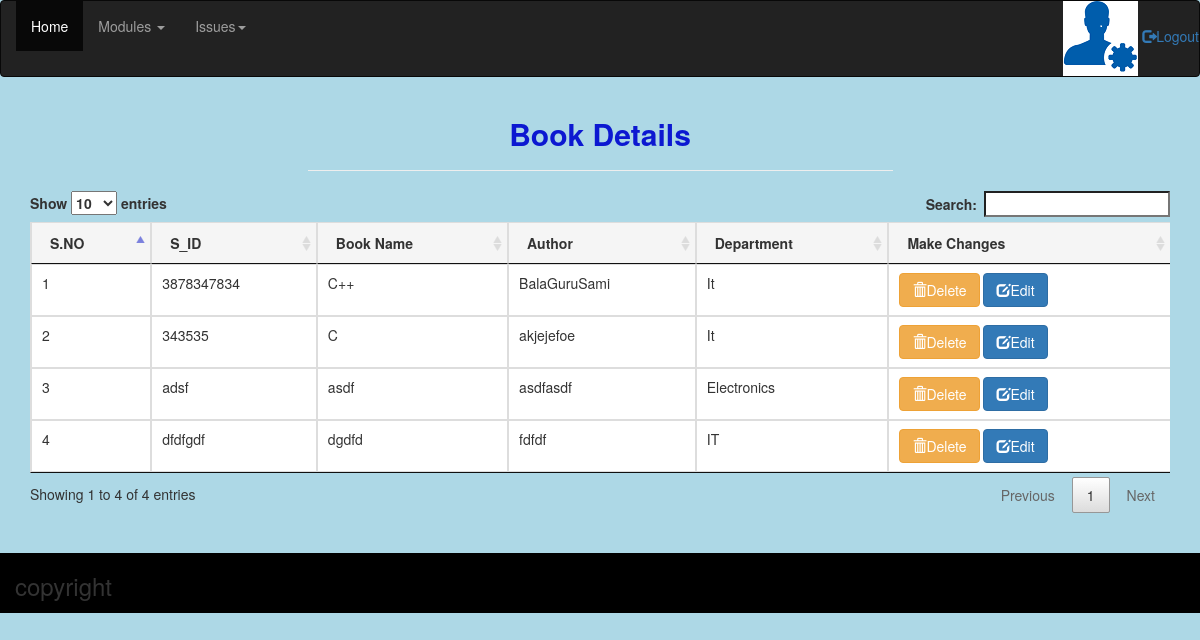
Before: /admin-dash/book/ (signed in) with the older database file.
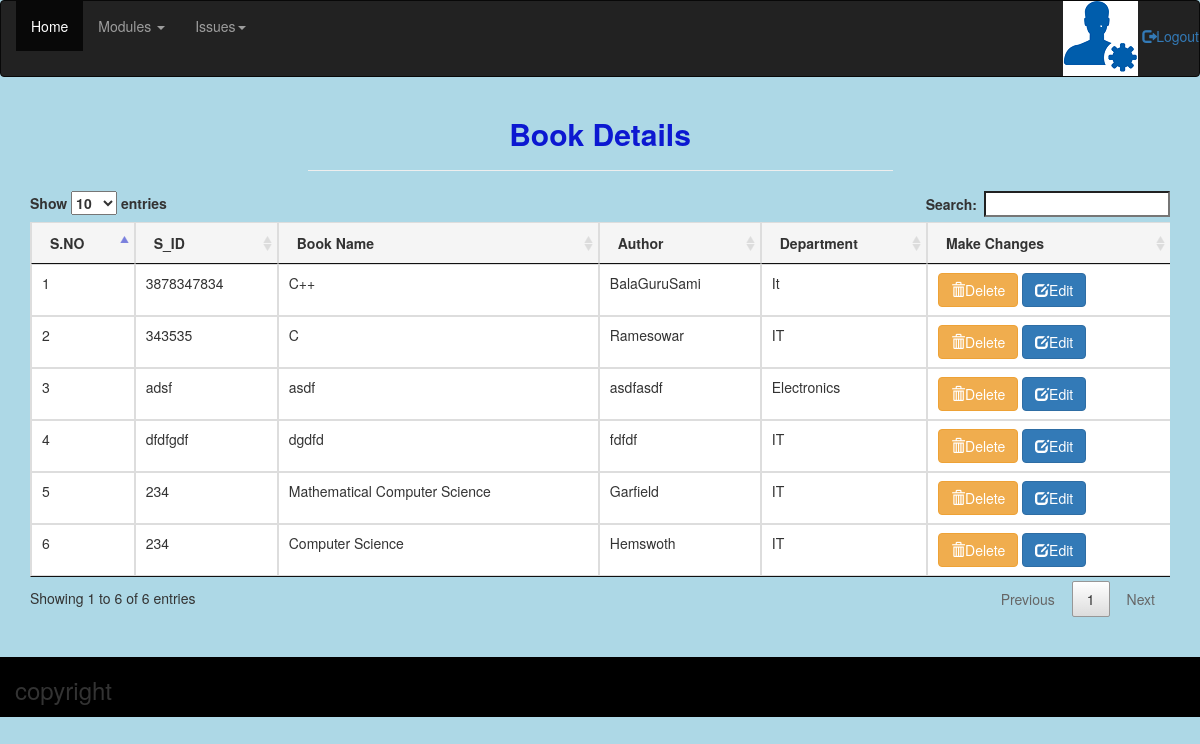
After: the same page with the newer database file.
### libraryapp/models.py (models this page shows, shortened)
class Book(models.Model):
    category_title = models.CharField(
        max_length=30, choices=CATEGORY_CHOICES, default=1)
    s_id = models.IntegerField(max_length=20, blank=False)
    book_name = models.CharField(max_length=30, blank=False)
    author = models.CharField(max_length=20, blank=False)

### libraryapp/views.py (the view)
class AdminBookView(LoginRequiredMixin, ListView):
    login_url = '/login/'
    template_name = 'book/adminbooklist.html'
    model = Book
    context_object_name = 'books'

### templates/book/adminbooklist.html (shortened to what this page needs)
{% extends '../base.html'%}
{% load static %}
{% block css %}
<link rel="stylesheet" type="text/css" href="{% static 'datatable/css/jquery.dataTables.css' %}">
{% endblock %}
    {% block content %}
        <div class="row">
           <div class="col-md-6 col-md-offset-3 text-center">
            <h2 style="color: #0C18D1; font-weight: bold;">Book Details</h2><hr>
        </div>
        </div>
         <div class="container">
              <div class="table-responsive">
                <table class="table table-bordered table-hover" id="myTable">
                     <thead class="thead-light">
                      <tr class="active">
                            <th>S.NO</th>
                            <th>S_ID</th>
                            <th>Book Name</th>
                            <th>Author</th>
                            <th>Department</th>
                            <th>Make Changes</th>
                      </tr>
                      </thead>
                      <tbody>
                      {% for book in books %}
                      <tr>
                          <td>{{forloop.counter}}</td>
                          <td>{{book.s_id}}</td>
                          <td>{{book.book_name}}</td>
                          <td>{{book.author}}</td>
                          <td>{{book.category_title}}</td>
                          <td><a href="{% url 'libraryapp:adminbookdelete' book.id %}" class="btn btn-warning" data-toggle="modal" data-target="#library"><span class="glyphicon glyphicon-trash"></span>Delete</a>
                          <a href="{% url 'libraryapp:adminbookupdate' book.id %}" class="btn btn-primary"><span class="glyphicon glyphicon-edit"></span>Edit</a>
                        </td>
                      </tr>
                      {% endfor %}
                    </tbody>
                </table>
          </div>
        </div>
{% endblock %}

### templates/base.html (shortened to what this page needs)
{% load static %}
<!DOCTYPE html>
<html>
<head>
	<link rel="stylesheet" href="https://maxcdn.bootstrapcdn.com/bootstrap/3.3.7/css/bootstrap.min.css">
	<link rel="stylesheet" type="text/css" href="{% static 'css/font-awesome.css' %}">
	<link rel="stylesheet" type="text/css" href="{% static 'css/footer.css' %}">
     {% block css %}
	{% endblock %}
</head>
<body style="background-color: lightblue;">
	<nav class="navbar navbar-inverse">
		        <div class="container-fluid">
		        <ul class="nav navbar-nav">
			      <li class="active"><a href="{% url 'libraryapp:adminhome' %}">Home</a></li>
			      <li class="dropdown">
			        <a class="dropdown-toggle" data-toggle="dropdown" href="#">Modules
			        <span class="caret"></span></a>
			      </li>
			      <li class="dropdown">
			      <a  class="dropdown-toggle"  data-toggle="dropdown" href="">Issues<span class="caret"></span></a>
			    </ul>
			    <ul class="nav navbar-nav navbar-right">
				  	<img src="{% static 'images/admin.png'%}">
				  	<a href="{% url 'libraryapp:adminlogout' %}"><span class="glyphicon glyphicon-log-out"></span>Logout</a>
			    </ul>
			    </div>
    </nav>
    <section class="content">
		{% block content %}
		{% endblock %}
	</section>
	<br>
	<br />
<footer class="container-fluid" style="background-color: black;">
	<h3>copyright </h3>
</footer>
</body>
</html>

### static/css/footer.css (style rules this page uses)
footer { width:100%; height:60px; background:#6cf; }

Changed rows visible on the page:
changed Book: author "akjejefoe" → "Ramesowar"; category_title "It" → "IT"
added Book: s_id "234", book_name "Mathematical Computer Science", author "Garfield", category_title "IT"
added Book: s_id "234", book_name "Computer Science", author "Hemswoth", category_title "IT"
Other visible differences:
text written by a page script: "Show entries Search: Showing 1 to 4 of 4 entries Previous 1 Next" → "Show entries Search: Showing 1 to 6 of 6 entries Previous 1 Next"
